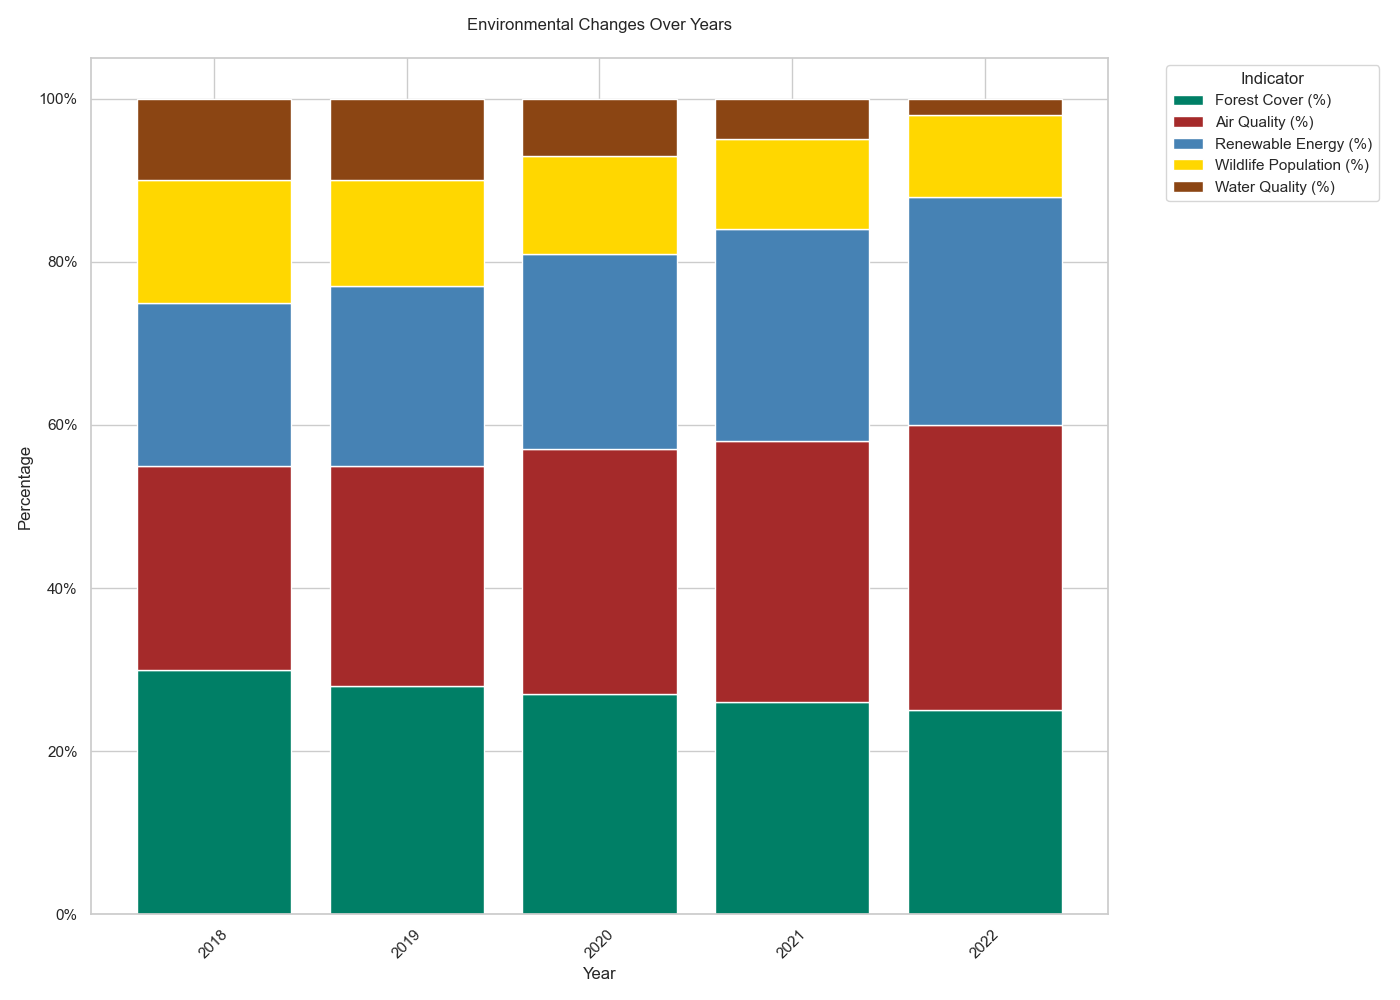

The Python source for this figure:

import matplotlib.pyplot as plt
import pandas as pd

data = [
    {'Year': 2018, 'Forest Cover (%)': 30, 'Air Quality (%)': 25, 'Renewable Energy (%)': 20, 'Wildlife Population (%)': 15, 'Water Quality (%)': 10},
    {'Year': 2019, 'Forest Cover (%)': 28, 'Air Quality (%)': 27, 'Renewable Energy (%)': 22, 'Wildlife Population (%)': 13, 'Water Quality (%)': 10},
    {'Year': 2020, 'Forest Cover (%)': 27, 'Air Quality (%)': 30, 'Renewable Energy (%)': 24, 'Wildlife Population (%)': 12, 'Water Quality (%)': 7},
    {'Year': 2021, 'Forest Cover (%)': 26, 'Air Quality (%)': 32, 'Renewable Energy (%)': 26, 'Wildlife Population (%)': 11, 'Water Quality (%)': 5},
    {'Year': 2022, 'Forest Cover (%)': 25, 'Air Quality (%)': 35, 'Renewable Energy (%)': 28, 'Wildlife Population (%)': 10, 'Water Quality (%)': 2}
]

df = pd.DataFrame(data)
df.set_index('Year', inplace=True)

cumulative_values = df.cumsum(axis=1)

colors = ['#007F66', '#A52A2A', '#4682B4', '#FFD700', '#8B4513']
fig, ax = plt.subplots(figsize=(14, 10))

bar_width = 0.8
for i, col in enumerate(df.columns):
    bottom_values = cumulative_values.iloc[:, i-1] if i > 0 else None
    ax.bar(
        df.index,
        df[col],
        bottom=bottom_values,
        color=colors[i],
        edgecolor='white',
        label=col,
        width=bar_width
    )

ax.set_xticks(df.index)
ax.set_xticklabels(df.index, rotation=45)
ax.set_xlabel('Year')
ax.set_ylabel('Percentage')
ax.set_title('Environmental Changes Over Years', pad=20)
ax.legend(title='Indicator', bbox_to_anchor=(1.05, 1), loc='upper left')

yticks = ax.get_yticks()
ax.set_yticklabels(['{}%'.format(int(y)) for y in yticks])

plt.tight_layout()
plt.show()
